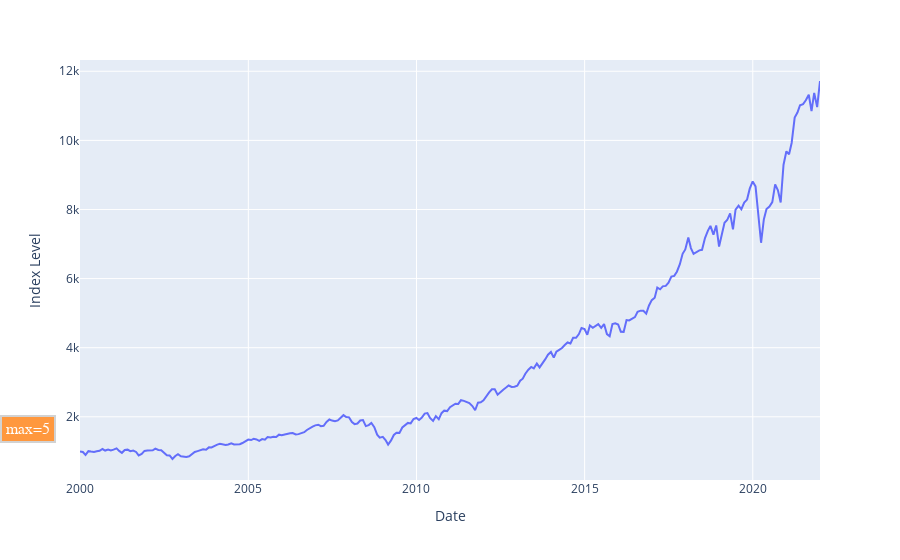

The notebook cell this image was saved under:
### Code cell
index_df.set_index(["Date"])
plot = index_df.plot(x = "Date", y = "Index Level")

# We need to find (and annotate the min and max)

# Min
min_y = min(index_df["Index Level"])
min_x = index_df[index_df["Index Level"] == min_y]["Date"]


plot.show()

### Figure 1 — Plotly figure (JSON) as saved in the notebook; plotly's stock layout.template omitted (floating-point values rounded to 4 significant figures; data arrays with more than 128 entries replaced by an {"elided": "..."} marker saying what was removed)
{"data": [{"hovertemplate": "Date=%{x}<br>Index Level=%{y}<extra></extra>", "legendgroup": "", "line": {"color": "#636efa", "dash": "solid"}, "marker": {"symbol": "circle"}, "mode": "lines", "name": "", "orientation": "v", "showlegend": false, "type": "scatter", "x": {"elided": "265 str values"}, "xaxis": "x", "y": {"elided": "265 float values"}, "yaxis": "y"}], "layout": {"annotations": [{"align": "center", "arrowcolor": "#636363", "arrowhead": 2, "arrowsize": 1, "arrowwidth": 2, "ax": 20, "ay": -30, "bgcolor": "#ff7f0e", "bordercolor": "#c7c7c7", "borderpad": 4, "borderwidth": 2, "font": {"color": "#ffffff", "family": "Courier New, monospace", "size": 16}, "opacity": 0.8, "showarrow": true, "text": "max=5", "x": ["2002-09-30T00:00:00"], "xref": "x", "y": 779.0, "yref": "y"}], "autosize": true, "legend": {"tracegroupgap": 0}, "margin": {"t": 60}, "xaxis": {"anchor": "y", "autorange": true, "domain": [0, 1], "range": ["1999-12-31", "2021-12-31"], "title": {"text": "Date"}, "type": "date"}, "yaxis": {"anchor": "x", "autorange": true, "domain": [0, 1], "range": [171.2, 12330.0], "title": {"text": "Index Level"}, "type": "linear"}}}
